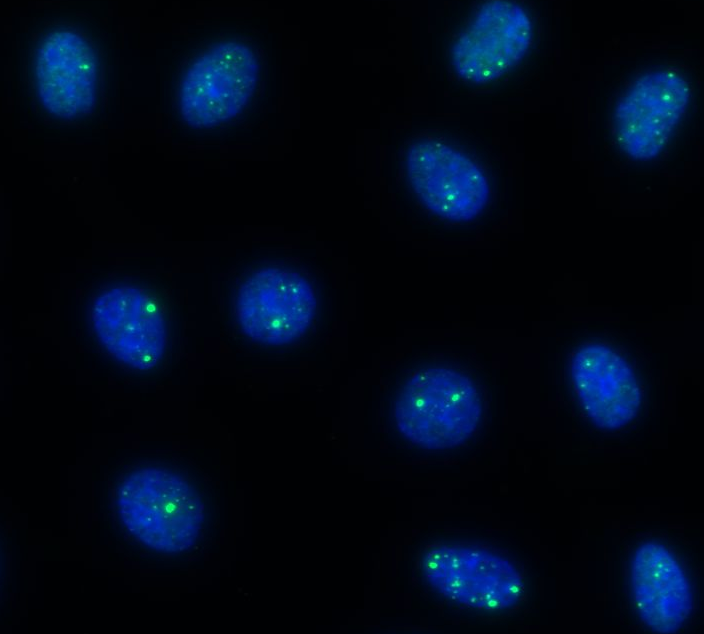
#> input picture bme481-midterm-projects/data/nuclei.png, 704 x 634 px
$ python multichannel_nuclei_spot_quantification.py
#> lines starting #> are read from the running program, lines starting #| are printed output that depends on the picture; after the words box and inside, x2 and y2 are one past the last pixel; in counts of white or black regions, pixels touching at a corner belong together
import numpy as np
from pathlib import Path
from skimage import io, measure
from skimage.filters import threshold_otsu, gaussian
from skimage.feature import peak_local_max
from skimage.segmentation import watershed
from scipy import ndimage as ndi
import matplotlib.pyplot as plt

# Paths

BASE_DIR = Path(__file__).resolve().parent.parent
DATA_DIR = BASE_DIR / "data"
OUT_DIR = BASE_DIR / "outputs"
OUT_DIR.mkdir(exist_ok=True)

IMAGE_PATH = DATA_DIR / "nuclei.png"

if not IMAGE_PATH.exists():
    raise FileNotFoundError(
        f"Missing required image: {IMAGE_PATH}\n"
        "Place the file in the repo's data/ folder."
    )

# Parameters

SPOT_SENSITIVITY_FACTOR = 3.35   # increases detection sensitivity for puncta
SPOT_MIN_DISTANCE = 3
DISTANCE_SMOOTH_SIGMA = 1.25

# Load image

image = io.imread(IMAGE_PATH)
#> image is the input picture: shape (634, 704, 3); mean R, G, B 0.5, 8.9, 23.4

blue = image[:, :, 2]   # DAPI / nuclei
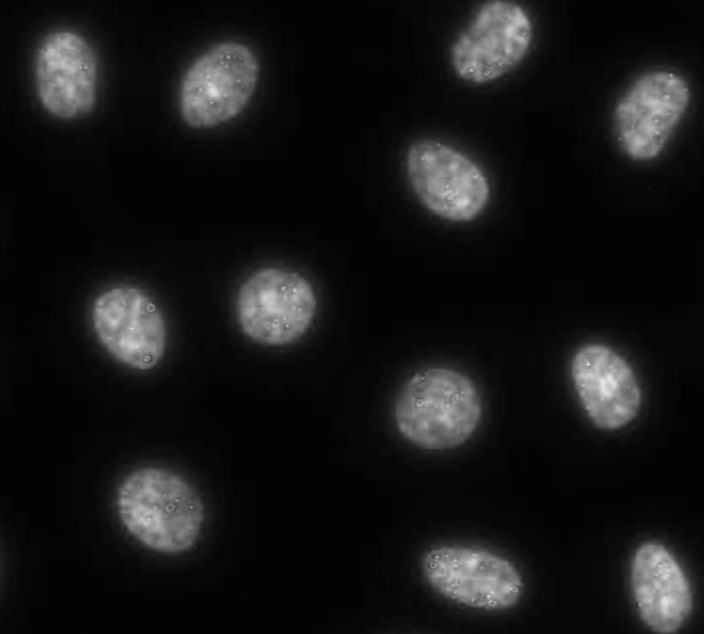
#> blue: shape (634, 704); min 2, max 235, mean 23.4
green = image[:, :, 1]  # punctate signal
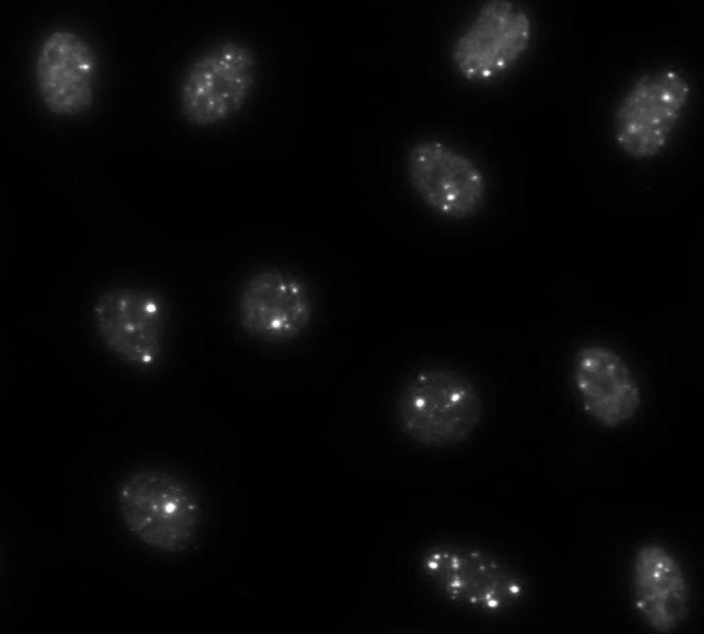
#> green: shape (634, 704); min 0, max 255, mean 8.9

# Nuclei segmentation (Blue)

thr_blue = threshold_otsu(blue)
#> thr_blue = 66
binary_nuclei = blue > thr_blue
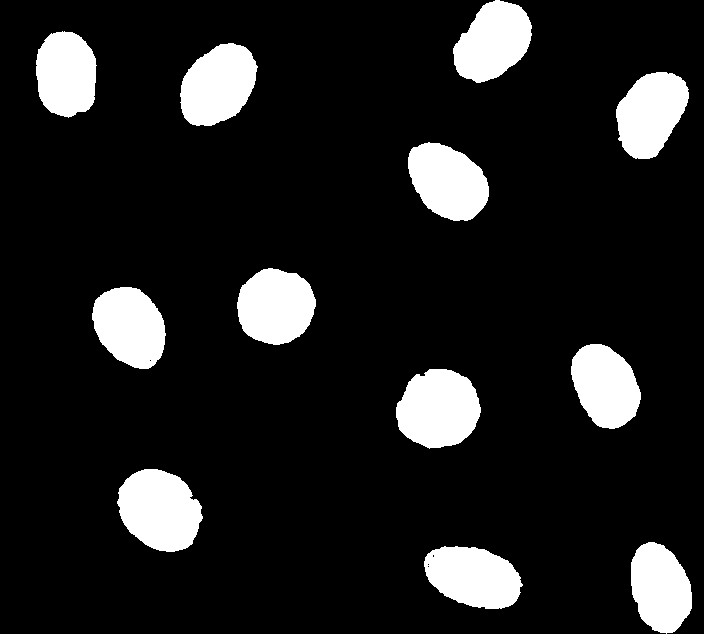
#> binary_nuclei: shape (634, 704) bool; 12.4% white; 12 white regions, largest, box (x1, y1, x2, y2) and area: (117, 469, 203, 552) 5270, (396, 369, 481, 449) 5185, (180, 43, 258, 126) 4719
labeled_nuclei, num_nuclei = measure.label(binary_nuclei, return_num=True)
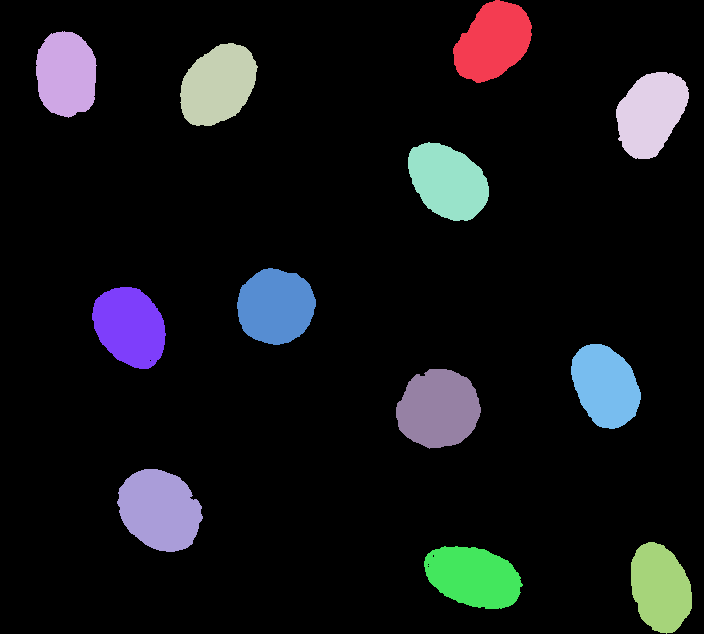
#> labeled_nuclei: shape (634, 704) int32; 13 distinct labels, from 0 to 12; one colour per label, 0 black
#> num_nuclei = 12

# Spot detection (Green)

thr_green = threshold_otsu(green)
#> thr_green = 31
adjusted_thr = thr_green * SPOT_SENSITIVITY_FACTOR
#> adjusted_thr = 103.9
binary_spots = green > adjusted_thr
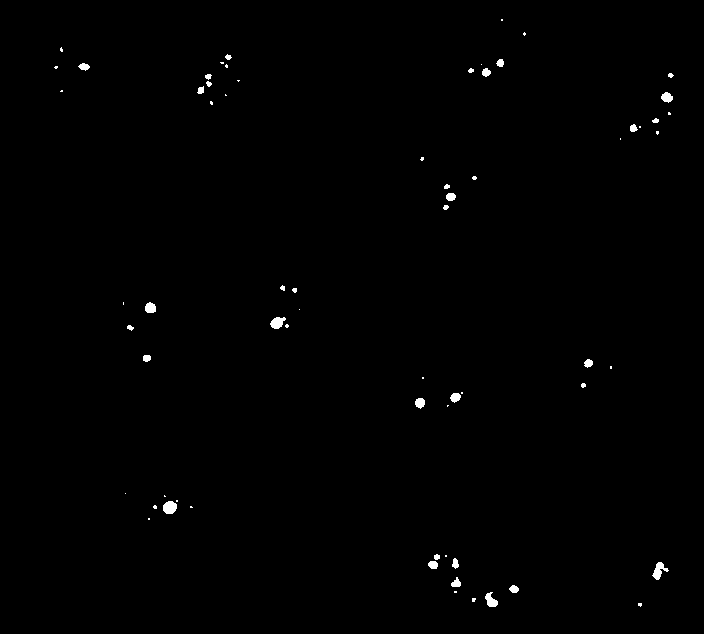
#> binary_spots: shape (634, 704) bool; 0.47% white; 67 white regions (34 under 20 px)

distance = ndi.distance_transform_edt(binary_spots)
distance_smoothed = gaussian(distance, sigma=DISTANCE_SMOOTH_SIGMA)

local_max = peak_local_max(
    distance_smoothed,
    min_distance=SPOT_MIN_DISTANCE,
    labels=binary_spots
)
#> local_max = 64 pairs, first value 19 to 604, second value 56 to 670

markers = np.zeros_like(green, dtype=int)
markers[tuple(local_max.T)] = np.arange(1, local_max.shape[0] + 1)
#> markers: shape (634, 704) int64; 65 distinct labels, from 0 to 64

separated_spots = watershed(-distance_smoothed, markers, mask=binary_spots)
#> separated_spots: shape (634, 704) int64; 65 distinct labels, from 0 to 64

# Count spots robustly (exclude background label 0)
spot_labels = np.unique(separated_spots)
#> spot_labels = 65 values from 0 to 64
spot_labels = spot_labels[spot_labels != 0]
#> spot_labels = 64 values from 1 to 64
num_spots = len(spot_labels)
#> num_spots = 64

spots_per_nucleus = num_spots / num_nuclei if num_nuclei > 0 else 0
#> spots_per_nucleus = 5.33

# Centroids for plotting
spot_props = measure.regionprops(separated_spots)
#> spot_props = 64 regions; largest, box (x1, y1, x2, y2) and area: (163, 501, 177, 514) 146, (270, 317, 286, 329) 129, (485, 592, 498, 607) 118, (145, 302, 156, 313) 98, (661, 92, 673, 103) 91

# Save derived output (labels)

plt.figure(figsize=(8, 8))
plt.imshow(separated_spots, cmap="nipy_spectral")
plt.title("Watershed-Separated Spots (Derived Output)")
plt.axis("off")
plt.savefig(OUT_DIR / "green_channel_spot_labels.png", dpi=200, bbox_inches="tight")
plt.show()

# Save RAW-inclusive figure (2x2)

fig, axes = plt.subplots(2, 2, figsize=(12, 12))

# Blue channel
axes[0, 0].imshow(blue, cmap="gray")
axes[0, 0].set_title("Blue Channel (DAPI / Nuclei)")
axes[0, 0].axis("off")

# Nuclei labels
axes[0, 1].imshow(labeled_nuclei, cmap="nipy_spectral")
axes[0, 1].set_title(f"Nuclei Segmentation (n={num_nuclei})")
axes[0, 1].axis("off")

# Green channel + spot centroids
axes[1, 0].imshow(green, cmap="gray")
axes[1, 0].set_title(f"Green Channel Spots (n={num_spots})")
for prop in spot_props:
    y, x = prop.centroid
    axes[1, 0].plot(x, y, "rx", markersize=3.5)
#> this loop made 64 passes
#> (y, x) on passes 1 to 12: (507.1, 169.4), (322.2, 277.1), (307.5, 150), (96.98, 666.5), (402.5, 419.6), (600.1, 490.6), (397, 455), (573.5, 656.8), (196.4, 450.4), (564.4, 432.7), (588.7, 513.7), (362.8, 588.1)
axes[1, 0].axis("off")

# Color image + spot centroids
axes[1, 1].imshow(image)
axes[1, 1].set_title(f"Composite + Spots per Nucleus = {spots_per_nucleus:.2f}")
for prop in spot_props:
    y, x = prop.centroid
    axes[1, 1].plot(x, y, "rx", markersize=3.5)
axes[1, 1].axis("off")

plt.tight_layout()
plt.savefig(OUT_DIR / "nuclei_spot_quantification_raw.png", dpi=200, bbox_inches="tight")
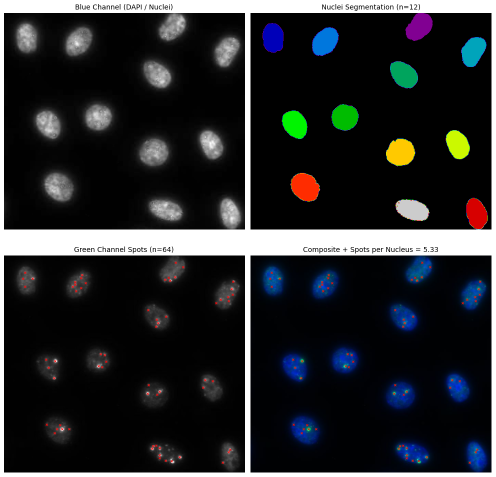
#> figure drawn by matplotlib, 4 panels
plt.show()

# Save summary text

summary = (
    f"Nuclei count: {num_nuclei}\n"
    f"Spot count: {num_spots}\n"
    f"Spots per nucleus: {spots_per_nucleus:.2f}\n"
    f"Spot sensitivity factor (Otsu * factor): {SPOT_SENSITIVITY_FACTOR}\n"
    f"Spot min_distance: {SPOT_MIN_DISTANCE}\n"
    f"Distance smoothing sigma: {DISTANCE_SMOOTH_SIGMA}\n"
)
(OUT_DIR / "spot_quantification_summary.txt").write_text(summary)

print(summary)
#| Nuclei count: 12
#| Spot count: 64
#| Spots per nucleus: 5.33
#| Spot sensitivity factor (Otsu * factor): 3.35
#| Spot min_distance: 3
#| Distance smoothing sigma: 1.25
